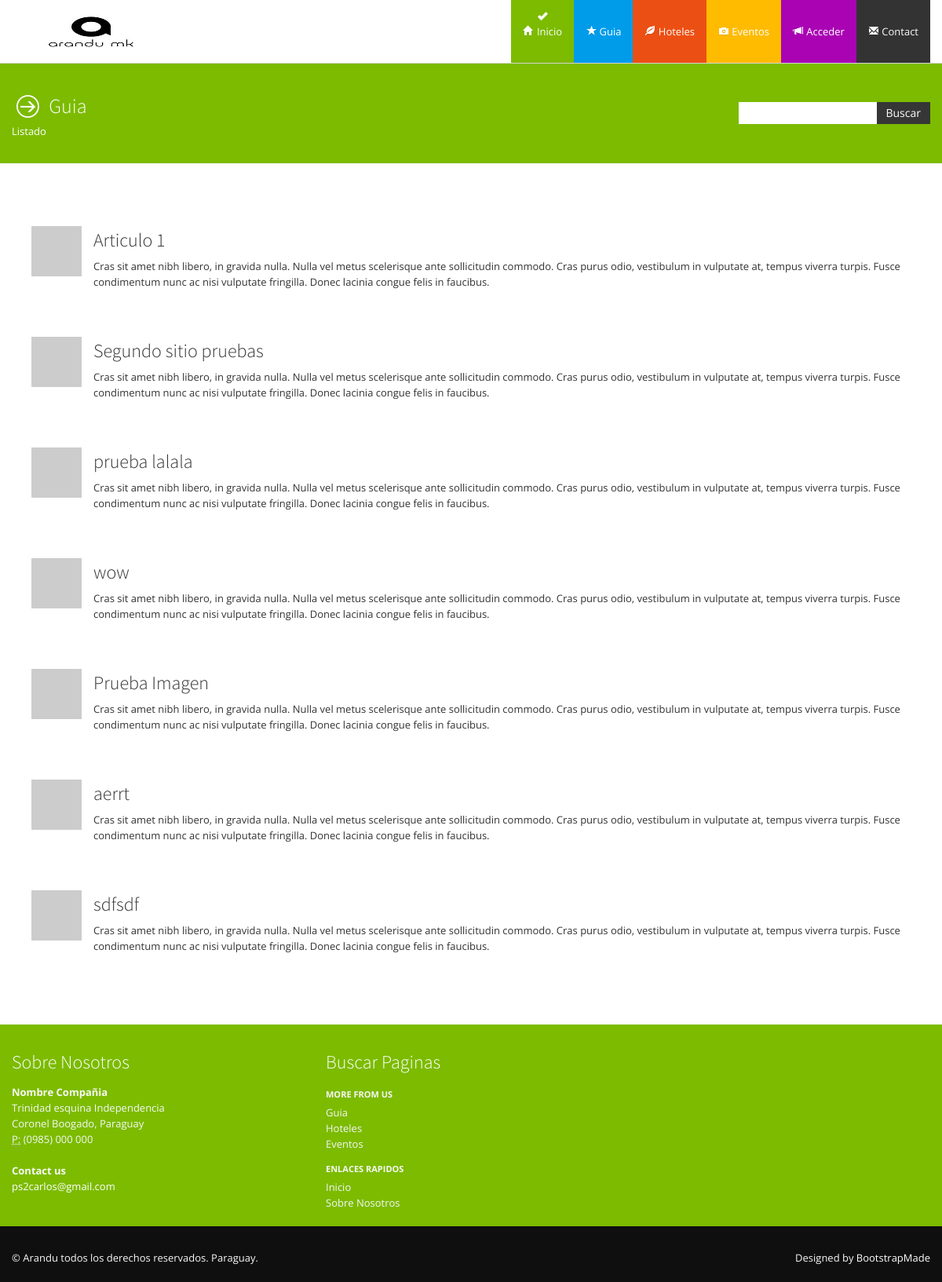
Screenshot of /public/guia.php with the database file from the repository.
### tables this page shows
CREATE TABLE `contenidos` (
  `id` int(11) NOT NULL,
  `titulo` varchar(200) NOT NULL,
  `contenido` longtext NOT NULL,
  `fecha_publicacion` timestamp NOT NULL DEFAULT CURRENT_TIMESTAMP ON UPDATE CURRENT_TIMESTAMP,
  `tipo` varchar(20) NOT NULL,
  `categoria` varchar(100) NOT NULL,
  `alias` varchar(200) NOT NULL,
  `contacto` varchar(200) DEFAULT NULL,
  `direccion` varchar(200) DEFAULT NULL,
  `cod_zona` int(11) DEFAULT NULL,
  `urlimagen` varchar(200) DEFAULT NULL
);

### setting/core.php (called while the page is built, shortened)
<?php
  require_once( 'mysql.php');
  require_once( '../public/lib/snippets.php');
  function posts($category = ''){
    $where = (strlen($category) > 0 ) ? "AND categoria = '$category' " : "";
    $mysql = new Mysql();
    $sql = <<<SQL
    SELECT * FROM contenidos WHERE tipo = 'POST' $where
SQL;
    $res = $mysql->search($sql);
    return $res;
  }
  function page(){
    $uri = substr($_SERVER['REQUEST_URI'], 1);
    $uri = str_replace(Config::PATH_ROOT, "", $uri);
    $mysql = new Mysql();
    $sql = <<<SQL
    SELECT * FROM contenidos WHERE alias = '$uri' LIMIT 1
SQL;
    $res = $mysql->search($sql);
    while( is_array($res[0]) &&  list($key,$value) = each($res[0]) ){
	  if($key == 'contenido'){
	    $value = analizadorContenido( urldecode($value) );
	  }
    }
  }
  function analizadorContenido($contenido){
    $pattern = '/\[[a-z_]+[a-z0-9_]*((:{1}[a-z0-9_\-\s]+)+(,{1}[a-z0-9_\-\s]+)*)*\]/i';
    preg_match_all($pattern, $contenido, $coincidencias, PREG_OFFSET_CAPTURE);
    foreach($coincidencias[0] as $arr ){
	  $function = $arr[0];
	  $lenght_function = strlen($function);
	  $pos_string = strpos($contenido, $function);
	  $result_function = ejecutarFuncion($function);
	  $contenido = substr_replace($contenido, $result_function, $pos_string, $lenght_function );
    }
    return $contenido;
  }
  function ejecutarFuncion($function_string){
    $function =  extraerCadena($function_string, "[", "]");
    $arr_ftn = explode(":", $function);
    $function_name = $arr_ftn[0];
    $params = explode(",", $arr_ftn[1]);
    $result_function = (function_exists($function_name)) ? call_user_func_array($function_name, $params) : $function_string;
    return $result_function;
  }
  function  extraerCadena($str, $findBegin, $findEnd){
    $posbegin = strpos($str, $findBegin) + 1;
    $posend = strpos($str, $findEnd);
    return substr($str, $posbegin, $posend-$posbegin);
  }
  page( $_GET['page'] );
?>

### setting/mysql.php (called while the page is built, shortened)
<?php
class MySql{
    private $conn;
    public function connect(){
    try {
      $this->conn = new PDO("mysql:host=".Config::SERVERNAME.";dbname=".Config::DATABASE, Config::USERNAME, Config::PASSWORD);
      $this->conn->setAttribute(PDO::ATTR_ERRMODE, PDO::ERRMODE_EXCEPTION);
      return true;
    }catch(PDOException $e){
      echo "Connection failed: " . $e->getMessage();
      return false;
    }
    }
    public function search($sql){
      try{
      if($this->connect()){
        $stmt = $this->conn->prepare($sql);
        $stmt->execute();
        $stmt->setFetchMode(PDO::FETCH_ASSOC);
        return $stmt->fetchAll();
      }else{
        return array();
      }
      }catch(PDOEXception $e){
      echo $sql ."<br />". $e->getMessage();
      return false;
      }
    }
}
?>

### public/lib/snippets.php (the view, shortened to what this page needs)
<?php
function mis_peliculas(){
  $posts = posts();
   while(is_array($posts) && list($k, $v) = each($posts) ){
     $titulo = $v['titulo'];
     $id = $v['alias'];
     $li .= <<<HTML
     <ul class="media-list">
       <li class="media">
         <a class="pull-left" href="$id">
           <img class="media-object" src="http://placehold.it/64x64">
         </a>
         <div class="media-body">
           <h4 class="media-heading">$titulo</h4>
           Cras sit amet nibh libero, in gravida nulla. Nulla vel metus scelerisque ante sollicitudin commodo.
           Cras purus odio, vestibulum in vulputate at, tempus viverra turpis. Fusce condimentum nunc ac nisi vulputate fringilla.
           Donec lacinia congue felis in faucibus.
           <div class="media">
          </div>
         </div>
       </li>
     </ul>
HTML;
    }
   return "<ul>$li</ul>";
}
?>

### public/assets/css/style.css (style rules this page uses)
.media, .media .media { margin-top: 20px; }
.media-list .media { margin-top:30px; }
.media .pull-left { margin-right: 15px; }

### public/assets/color/success.css (style rules this page uses)
a { color: #7cbb00; }

### public/assets/css/overwrite.css (style rules this page uses)
img { max-width: 100%; width: auto\9; height: auto; vertical-align: middle; border: 0; -ms-interpolation-mode: bicubic; }
body { margin: 0; font-family: 'Open Sans',"Helvetica Neue", Helvetica, Arial, sans-serif; font-size: 13px; line-height: 1.6em; color: #333333; background-color: #ffffff; }
a { color: #0088cc; text-decoration: none; }
h1, h2, h3, h4, h5, h6 { font-family: 'Source Sans Pro', sans-serif; font-weight:300; }
h4 { font-size: 24px; }

### rows the page displays
contenidos: titulo "Articulo 1"
contenidos: titulo "Segundo sitio pruebas"
contenidos: titulo "prueba lalala"
contenidos: titulo "wow"
contenidos: titulo "Prueba Imagen"
contenidos: titulo "aerrt"
contenidos: titulo "sdfsdf"

### other values shown
page_info('titulo') "Guia"
site_info('titulo') "Arandu"
site_info('direccion') "Paraguay"
